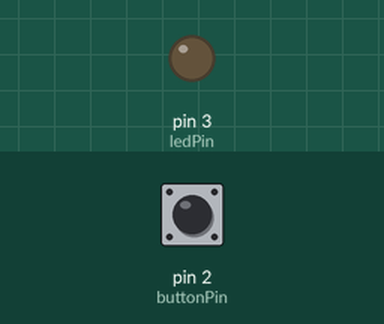
Bench run of a sketch on a simulated Arduino Uno, built with avr-gcc and run on an emulated ATmega328P. Parts: output pins drawn as LEDs (lit = HIGH). The test bench sets the inputs (shaded band); at power-on: pin 2 (buttonPin) LOW.

Above: at 1.2 s.
1.3 s: pin 2 (buttonPin) pulled HIGH for 0.15 s
At 1.37 s:
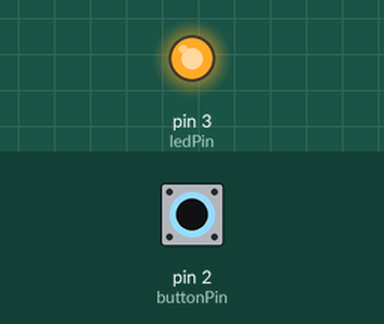
2.9 s: pin 2 (buttonPin) pulled HIGH for 3.2 s
At 7.3 s:
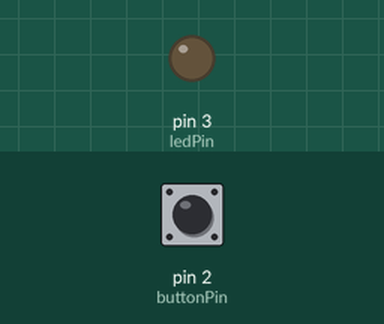
Timing chart, 0 to 8.8 s (numbered marks = the images above; inputs shaded):
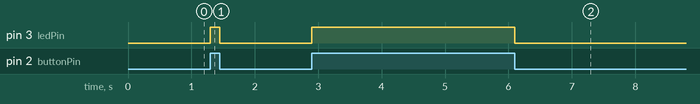

Measured:
- after the input at 1.3 s, pin 3 (ledPin): LOW → HIGH at once, → LOW 0.15 s later
- after the input at 2.9 s, pin 3 (ledPin): LOW → HIGH at once, → LOW 3.2 s later

The sketch:

Buzzer.ino
```cpp
int buttonPin = 2;
int ledPin = 3;
void setup()
{
 pinMode(buttonPin,INPUT);//set button as digital input
 pinMode(ledPin,OUTPUT);//as buzzer as digital output
}
void loop()
{
 if(digitalRead(buttonPin))//check button is pressed or not
 {
 digitalWrite(ledPin,HIGH);//pressed，then buzzer buzzes
 }
 else
 {
 digitalWrite(ledPin, LOW);//not pressed，then buzzer remains silent
 }
}
```
